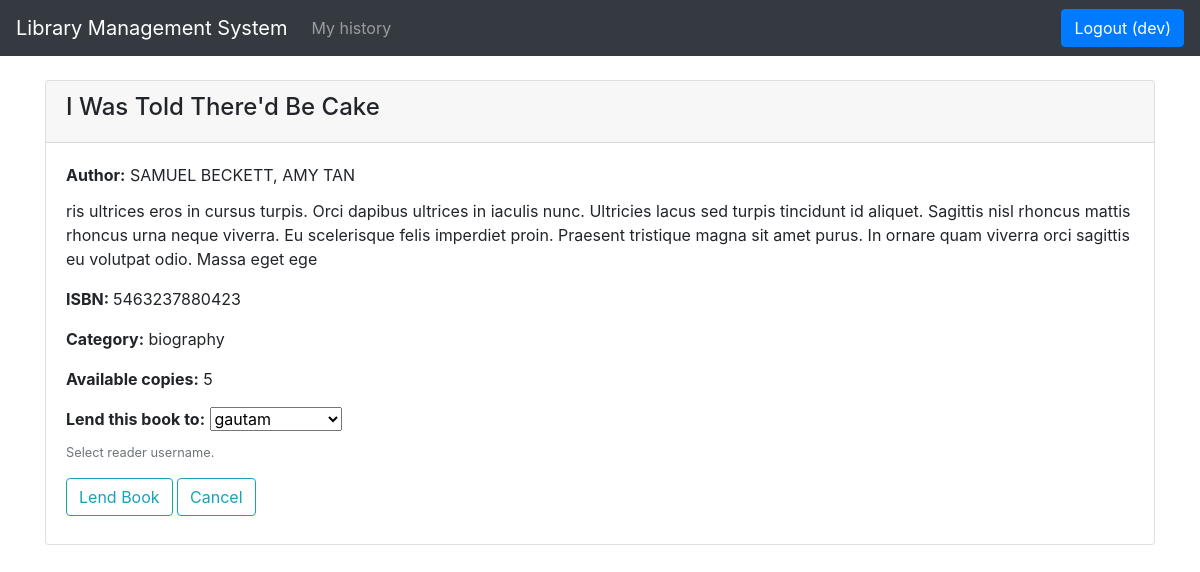
/library/books/lend_book/2 (signed in), run on the app's committed database.
### library/models.py (models this page shows, shortened)
class Book(models.Model):
    numeric = RegexValidator(r'^[0-9]*$', 'Only  numeric characters are allowed.')
    book_status = (('a', 'available'), ('l', 'lent'))
    title = models.CharField(max_length=250)
    isbn = models.CharField('ISBN', max_length=13, help_text='13 Character ISBN number', validators=[numeric])
    description = models.TextField(max_length=500)
    price = models.IntegerField()
    total_quantity = models.IntegerField()
    quantity = models.IntegerField(default=1)
    status = models.CharField(max_length=1, choices = book_status, blank = True, default = 'a')
    author = models.ManyToManyField(Author)
    category = models.ManyToManyField(Category)
    def display_category(self):
        return ', '.join(category.name for category in self.category.all()[:3])
    display_category.short_description = "Category"
    def display_author(self):
        return ', '.join(author.firstname for author in self.author.all()[:3])
    display_author.short_description = "Author"

class Author(models.Model):
    firstname = models.CharField(max_length=100 )
    lastname = models.CharField(max_length=100)
    def __str__(self):
        return f'{self.firstname} {self.lastname}'

class Category(models.Model):
    name = models.CharField(max_length=250)
    def __str__(self):
        return self.name

### library/views.py (the view, shortened to what this page needs)
# urls.py: path('books/lend_book/<int:pk>', views.lend_book, name='lend_book'),
@login_required
def lend_book(request, pk):
    book_data = Book.objects.get(id = pk)
    readers = User.objects.filter(groups__name = 'Readers')
    return render(request, 'lend_book.html', { 'book' : book_data, 'readers' : readers })

### library/templates/lend_book.html (shortened to what this page needs)
{% extends "base.html" %} {% block content %}
<div class="card">
    <div class="card-header">
        <h4>{{ book.title }}</h4>
    </div>
    <div class="card-body">
        <p class="card-title">
            <strong>Author:</strong> {% for author in book.author.all %} {{ author }}{% if not forloop.last %}, {% endif %}{% endfor %}</p>
        <p class="card-text">{{ book.description }}</p>
        <p class="card-text">
            <strong>ISBN: </strong>{{ book.isbn }}</p>
        <p class="card-text">
            <strong>Category:</strong> {% for category in book.category.all %} {{ category }}{% if not forloop.last %}, {% endif %}{% endfor %}</p>
        <p class="card-text">
                <strong>Available copies:</strong> {{ book.quantity }}</p>
        <form method="POST">
            <div class="form-group">
                <label><strong>Lend this book to: </strong></label>
                <select name="reader" id="">
                    {% for reader in readers %}
                    <option value="{{ reader.id }}">{{ reader.username }}</option>
                    {% endfor %}
                </select>
                <small id="" class="form-text text-muted">Select reader username.</small>
            </div>
            <input type="submit" value="Lend Book" class="btn btn-outline-info mb-2">
            <a href="{{request.META.HTTP_REFERER}}" class="btn btn-outline-info mb-2">Cancel</a>
        </form>
    </div>
</div>
{% endblock %}

### library/templates/base.html (shortened to what this page needs)
<!DOCTYPE html>
{% load static %}
<html lang="en">
<head>
  <link rel="stylesheet" href="https://stackpath.bootstrapcdn.com/bootstrap/4.1.3/css/bootstrap.min.css"
>
  <link rel="stylesheet" href="{% static 'css/styles.css' %}">
</head>
<body>
  <header>
    {% block header %}
    <nav class="navbar navbar-expand-lg navbar-dark bg-dark fixed-top">
      <a class="navbar-brand" href="{% url 'index' %}">Library Management System</a>
      <div class="collapse navbar-collapse" id="navbarsExampleDefault">
        <ul class="navbar-nav mr-auto">
          {% if user.is_authenticated %} {% if user.groups.all.0.name == 'Readers' %}
          <li class="nav-item">
            <a class="nav-link" href="{% url 'request_history' %}">My history</a>
          </li>
          {% endif %} {% endif %}
        </ul>
        <form class="form-inline my-2 my-lg-0">
          {% if user.is_authenticated %}
          <a class="btn btn-primary" href="{% url 'logout' %}">Logout ({{ user.get_username }})</a>
          {% else %}
          <a class="btn btn-primary" href="{% url 'login' %}">Login</a>
          {% endif %}
        </form>
      </div>
    </nav>
    {% endblock %}
  </header>
  <main role="main" class="container">
    {% block content %} {% endblock %}
  </main>
</body>
</html>

### library/static/css/styles.css (style rules this page uses)
html { position: relative; min-height: 100%; }
body>.container { padding: 80px 15px 0; }

### data on the page
Book: title "I Was Told There'd Be Cake", description "ris ultrices eros in cursus turpis. Orci dapibus ultrices in iaculis nunc. Ultricies lacus sed turpis tincidunt id aliquet. Sagittis nisl rhoncus mattis rhoncus urna neque viverra. Eu scelerisque felis imperdiet proin. Praesent tristique magna sit amet purus. In ornare quam viverra orci sagittis eu volutpat odio. Massa eget ege", isbn "5463237880423", quantity "5"
Author: firstname+lastname "SAMUEL BECKETT"
Author: firstname+lastname "AMY TAN"
Category: name "biography"

### other printed values
{{ user.get_username }} "dev"
form field reader "gautam"
